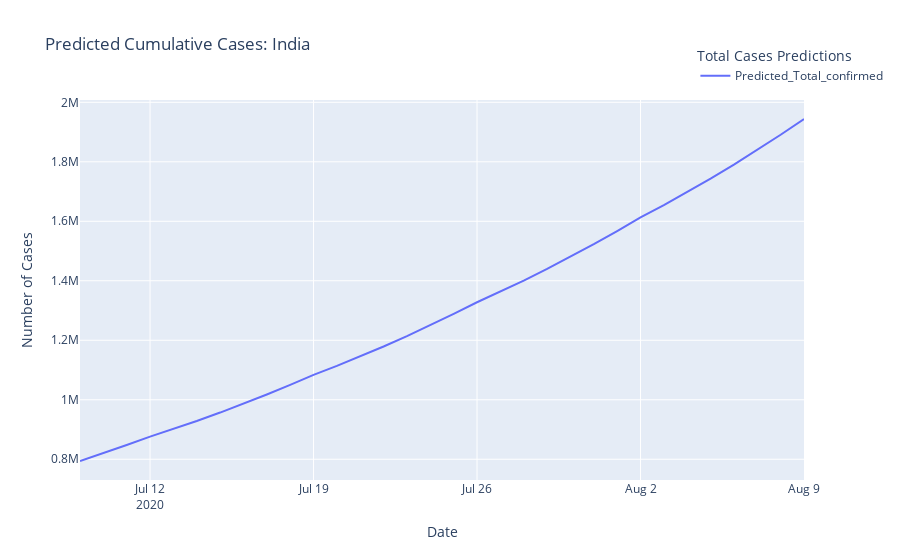

Notebook code cell kept with this figure:
### Code cell
pd.options.plotting.backend = "plotly"
fig = x_pre['Predicted_Total_confirmed'].plot(title='Predicted Cumulative Cases: India')
fig.update_layout(yaxis=dict(title='Number of Cases'),
                  legend_title_text='Total Cases Predictions', legend=dict(x=.85, y=1.15),
                 xaxis = dict(title = 'Date'))

### Figure 1 — Plotly figure (JSON) as saved in the notebook; plotly's stock layout.template omitted (floating-point values rounded to 4 significant figures)
{"data": [{"hovertemplate": "variable=Predicted_Total_confirmed<br>index=%{x}<br>value=%{y}<extra></extra>", "legendgroup": "Predicted_Total_confirmed", "line": {"color": "#636efa", "dash": "solid"}, "mode": "lines", "name": "Predicted_Total_confirmed", "orientation": "v", "showlegend": true, "type": "scatter", "x": ["2020-07-09T00:00:00", "2020-07-10T00:00:00", "2020-07-11T00:00:00", "2020-07-12T00:00:00", "2020-07-13T00:00:00", "2020-07-14T00:00:00", "2020-07-15T00:00:00", "2020-07-16T00:00:00", "2020-07-17T00:00:00", "2020-07-18T00:00:00", "2020-07-19T00:00:00", "2020-07-20T00:00:00", "2020-07-21T00:00:00", "2020-07-22T00:00:00", "2020-07-23T00:00:00", "2020-07-24T00:00:00", "2020-07-25T00:00:00", "2020-07-26T00:00:00", "2020-07-27T00:00:00", "2020-07-28T00:00:00", "2020-07-29T00:00:00", "2020-07-30T00:00:00", "2020-07-31T00:00:00", "2020-08-01T00:00:00", "2020-08-02T00:00:00", "2020-08-03T00:00:00", "2020-08-04T00:00:00", "2020-08-05T00:00:00", "2020-08-06T00:00:00", "2020-08-07T00:00:00", "2020-08-08T00:00:00", "2020-08-09T00:00:00"], "xaxis": "x", "y": [794100.0, 820300.0, 847700.0, 876000.0, 901700.0, 928600.0, 957000.0, 986700.0, 1018000.0, 1050000.0, 1084000.0, 1114000.0, 1146000.0, 1179000.0, 1214000.0, 1251000.0, 1288000.0, 1328000.0, 1363000.0, 1401000.0, 1440000.0, 1480000.0, 1523000.0, 1567000.0, 1613000.0, 1654000.0, 1698000.0, 1743000.0, 1791000.0, 1840000.0, 1891000.0, 1944000.0], "yaxis": "y"}], "layout": {"legend": {"title": {"text": "Total Cases Predictions"}, "tracegroupgap": 0, "x": 0.85, "y": 1.15}, "title": {"text": "Predicted Cumulative Cases: India"}, "xaxis": {"anchor": "y", "domain": [0, 1], "title": {"text": "Date"}}, "yaxis": {"anchor": "x", "domain": [0, 1], "title": {"text": "Number of Cases"}}}}
